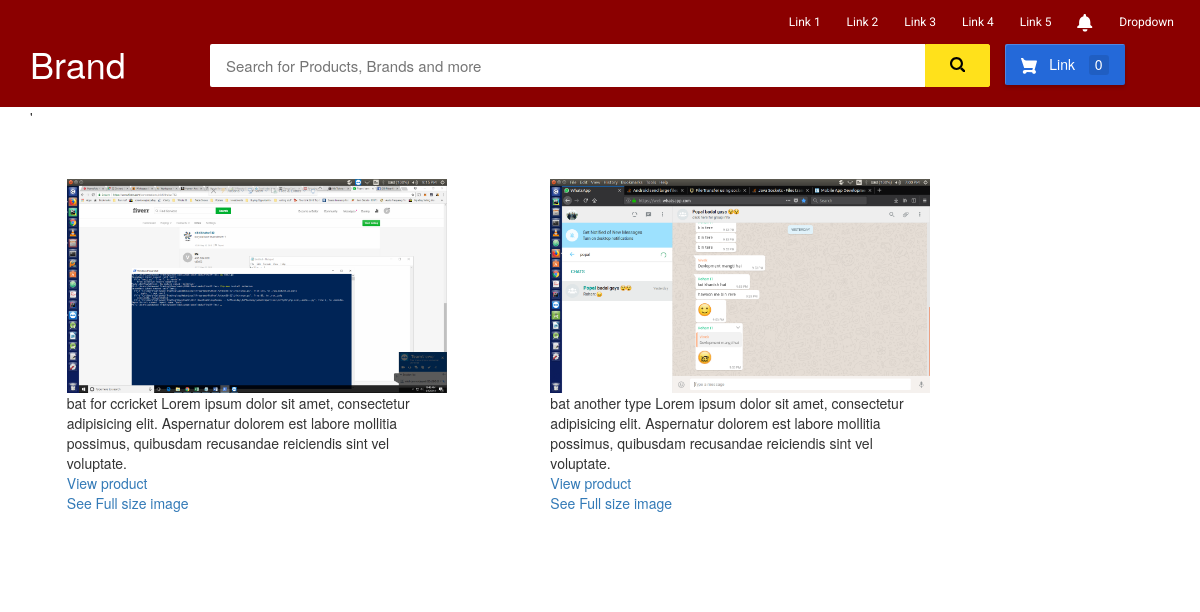
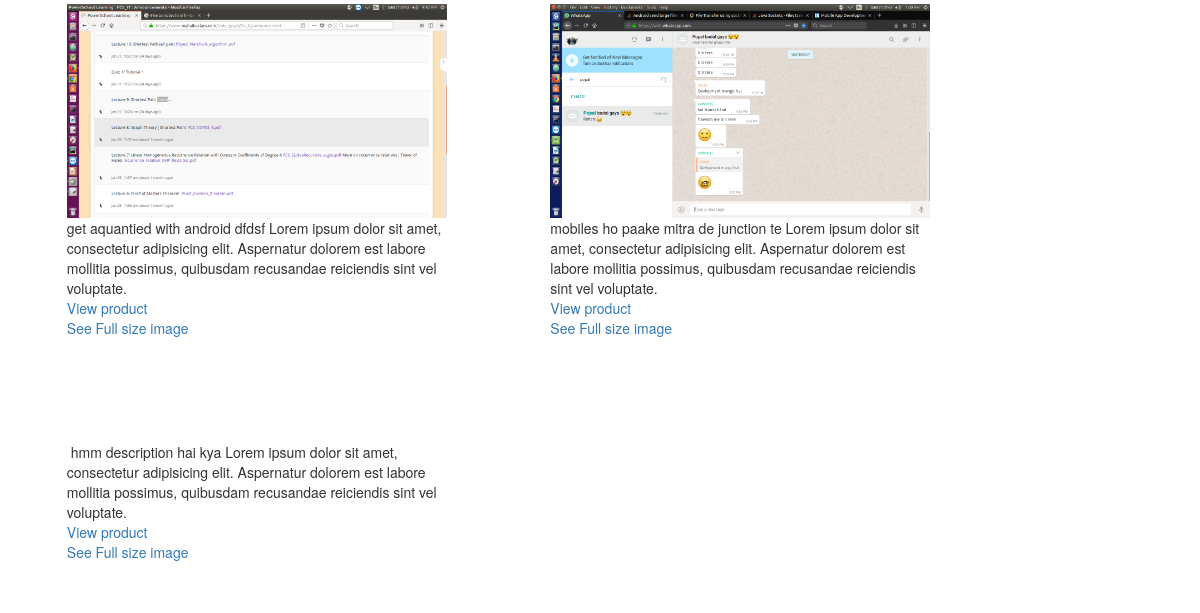
/products/, run on an earlier commit of the app's database (2 pictures, top to bottom).
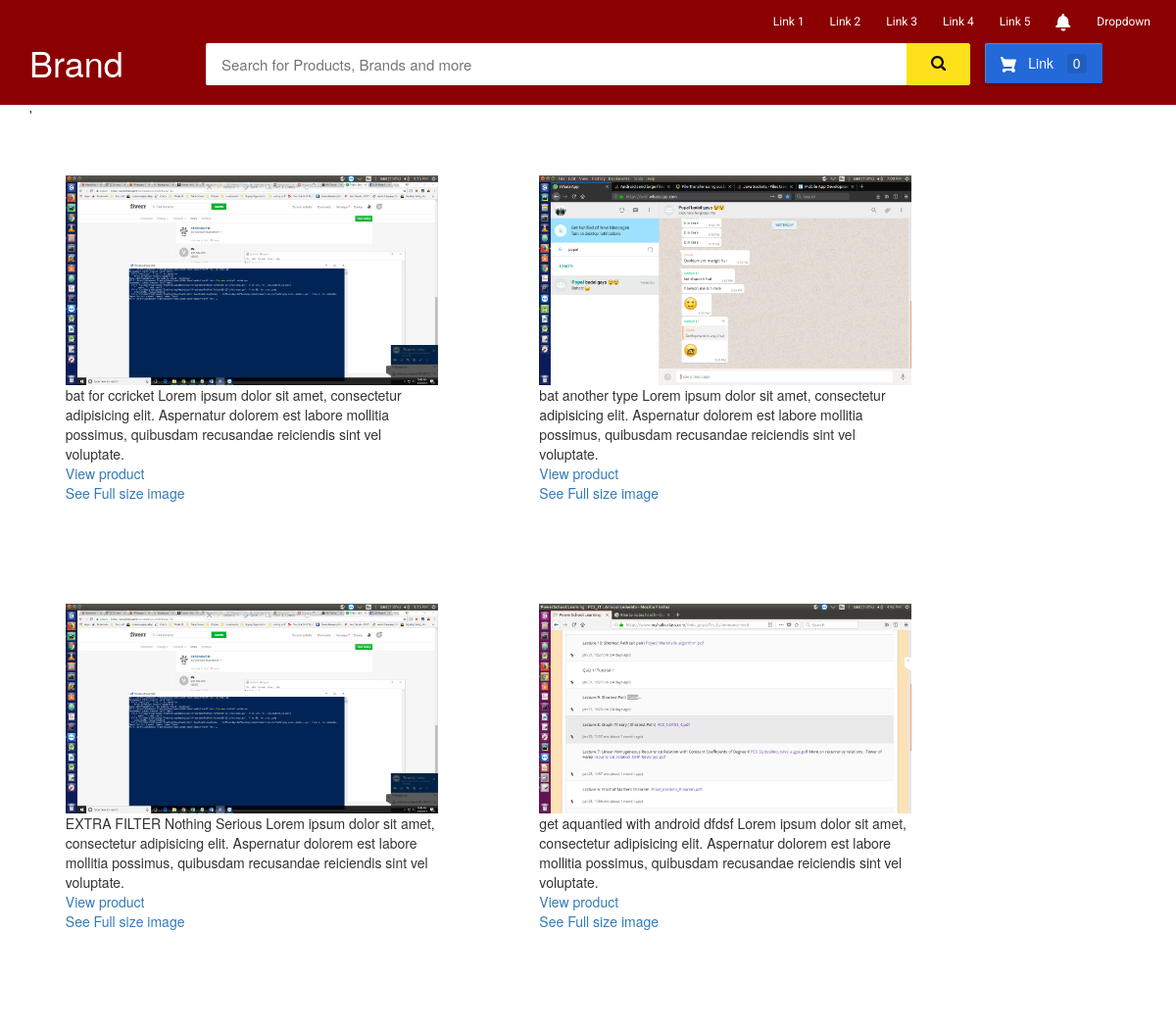
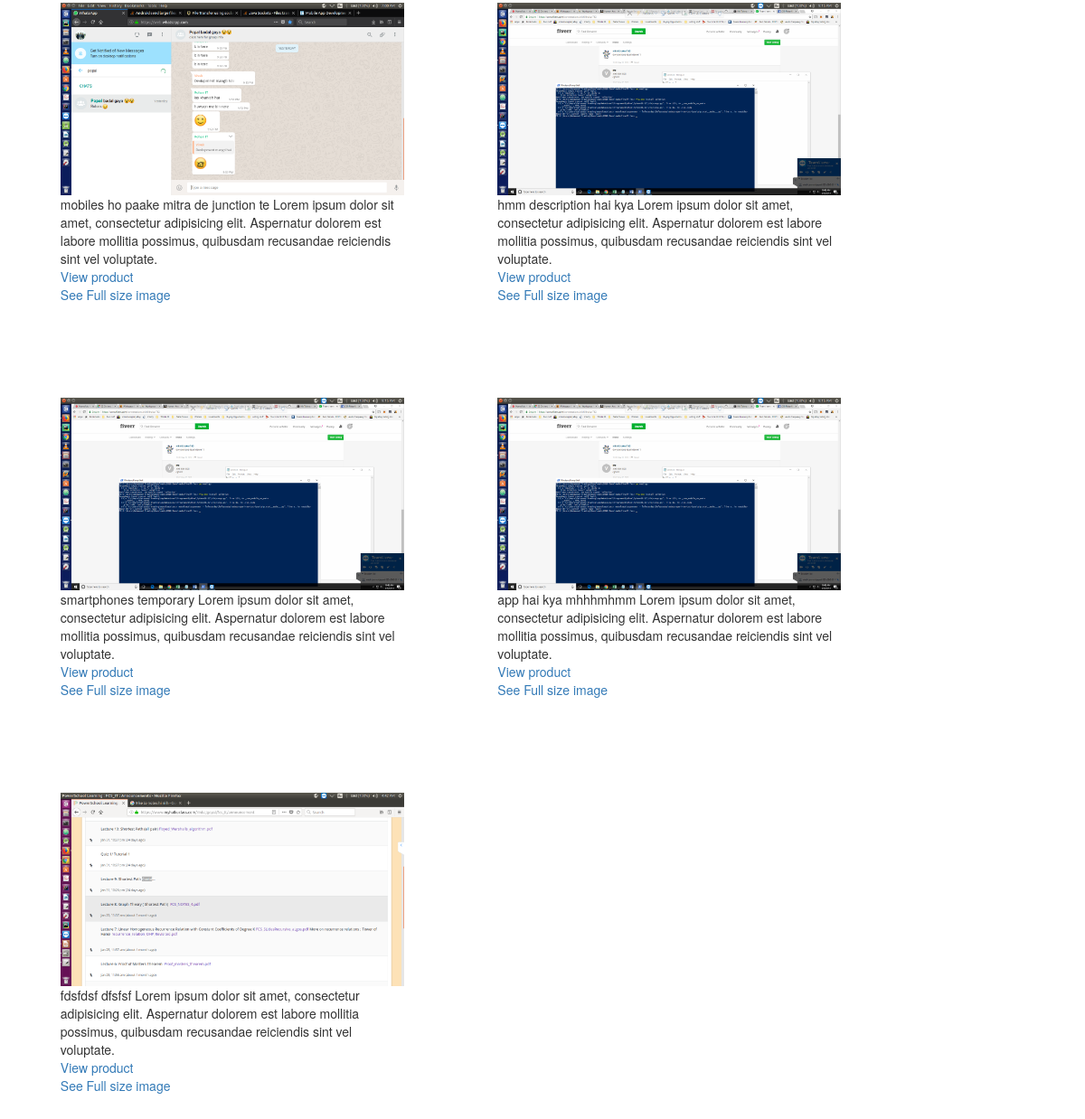
And on a later commit of the database (2 pictures, top to bottom).
### products/models.py (models this page shows)
class Product(models.Model):
    id=models.IntegerField(primary_key=True)
    slug=models.SlugField(blank=True,unique=True)
    title=models.CharField(max_length=120)
    description=models.TextField()
    price=models.DecimalField(max_digits=20,decimal_places=2)
    image=models.ImageField(upload_to=product_directory_path,blank=True,null=True,default="products/hmm.png")
    active=models.BooleanField(default=True)
    featured=models.BooleanField(default=False)
    tags = models.ManyToManyField(Tag, related_name="tagged")
    objects=ProductManager()
    def get_image_url(self):
        print("getting url")
        if self.image:
            return self.image.url
        else:
            return ""
    def __str__(self):
        return self.title

### products/views.py (the view)
class ProductListView(ListView):
    template_name = "products/product_list.html"
    queryset = Product.objects.all()
    context_object_name = "products_list"

### products/templates/products/product_list.html (shortened to what this page needs)
{% extends "base1.html" %}
{% block body %}
<div class="container">'
    <div class="row">
        {% for currproduct in products_list %}
        <div class="column col-lg-4 col-sm-12" style="margin: 4%">
            <img src="{{ currproduct.get_image_url }}" style="width: 100%" >
            {{ currproduct }}
            {{ currproduct.description }}
            Lorem ipsum dolor sit amet, consectetur adipisicing elit. Aspernatur dolorem est labore mollitia possimus, quibusdam recusandae reiciendis sint vel voluptate.
            <br/>
            <a href="{% url 'product:detail' currproduct.slug %}">View product</a>
            <br/>
            <a href="{{ currproduct.get_image_url }}">See Full size image</a>
        </div>
        {% endfor %}
    </div>
</div>
{% endblock %}

### templates/base1.html (shortened to what this page needs)
<!DOCTYPE html>
<html>
<head>
    <link rel="stylesheet" href="https://jqueryui.com/resources/demos/style.css">
    <link href="//netdna.bootstrapcdn.com/bootstrap/3.0.0/css/bootstrap.min.css" rel="stylesheet" id="bootstrap-css">
    <link rel="stylesheet" href="//code.jquery.com/ui/1.12.1/themes/base/jquery-ui.css">
</head>
<body>
<div class="downloadedNav">
    <div id="flipkart-navbar">
        <div class="container">
            <div class="row row1">
                <ul class="largenav pull-right">
                    <li class="upper-links"><a class="links" href="http://clashhacks.in/">Link 1</a></li>
                    <li class="upper-links"><a class="links" href="https://campusbox.org/">Link 2</a></li>
                    <li class="upper-links"><a class="links" href="http://clashhacks.in/">Link 3</a></li>
                    <li class="upper-links"><a class="links" href="http://clashhacks.in/">Link 4</a></li>
                    <li class="upper-links"><a class="links" href="http://clashhacks.in/">Link 5</a></li>
                    <li class="upper-links">
                        <a class="links" href="http://clashhacks.in/">
                        </a>
                    </li>
                    <li class="upper-links dropdown"><a class="links" href="http://clashhacks.in/">Dropdown</a>
                    </li>
                </ul>
            </div>
            <div class="row row2">
                <div class="col-sm-2">
                    <h1 style="margin:0px;"><span class="largenav">Brand</span></h1>
                </div>
                <div class="flipkart-navbar-search smallsearch col-sm-8 col-xs-11">
                    <div class="row">
                        <form method="get" action="{% url 'product:search' %}">
                            <input class="flipkart-navbar-input col-xs-11" id="searchBox" name="searchQuery" type="" placeholder="Search for Products, Brands and more" name="">
                            <button class="flipkart-navbar-button col-xs-1">
                            </button>
                        </form>
                    </div>
                </div>
                <div class="cart largenav col-sm-2">
                    <a class="cart-button">
                         Link
                        <span class="item-number ">0</span>
                    </a>
                </div>
            </div>
        </div>
    </div>
</div>
{% block body %}{% endblock %}
</body>
</html>

### templates/base1.html (style rules this page uses)
#flipkart-navbar { background-color: darkred; color: #FFFFFF; }
.row1 { padding-top: 10px; }
.row2 { padding-bottom: 20px; }
.flipkart-navbar-input { padding: 11px 16px; border-radius: 2px 0 0 2px; border: 0 none; outline: 0 none; font-size: 15px; }
.flipkart-navbar-button { background-color: #ffe11b; border: 1px solid #ffe11b; border-radius: 0 2px 2px 0; color: #565656; padding: 10px 0; height: 43px; cursor: pointer; }
.cart-button { background-color: #2469d9; box-shadow: 0 2px 4px 0 rgba(0, 0, 0, .23), inset 1px 1px 0 0 hsla(0, 0%, 100%, .2); padding: 10px 0; text-align: center; height: 41px; border-radius: 2px; font-weight: 500; width: 120px; display: inline-block; color: #FFFFFF; text-decoration: none; color: inherit; border: none; outline: none; }
.cart-svg { display: inline-block; width: 16px; height: 16px; vertical-align: middle; margin-right: 8px; }
.item-number { border-radius: 3px; background-color: rgba(0, 0, 0, .1); height: 20px; padding: 3px 6px; font-weight: 500; display: inline-block; color: #fff; line-height: 12px; margin-left: 10px; }
.upper-links { display: inline-block; padding: 0 11px; line-height: 23px; font-family: 'Roboto', sans-serif; letter-spacing: 0; color: inherit; border: none; outline: none; font-size: 12px; }
.dropdown { position: relative; display: inline-block; margin-bottom: 0px; }
.links { color: #fff; text-decoration: none; }
.largenav { display: none; }
.smallsearch { margin-left: 15px; margin-top: 15px; }
@media screen and (min-width: 768px) { .largenav { display: block; } }
@media screen and (min-width: 768px) { .smallsearch { margin: 0px; } }

### products/templates/products/product_list.html (style rules this page uses)
.column { float: left; width: 33.33%; padding: 5px; }
.row::after { content: ""; clear: both; display: table; }

What changed in the data, as far as the page shows it:
added Product: get_image_url (picture), title "EXTRA FILTER", description "Nothing Serious"
changed Product "hmm": get_image_url: picture added
added Product: get_image_url (picture), title "smartphones", description "temporary"
added Product: get_image_url (picture), title "app hai kya", description "mhhhmhmm"
added Product: get_image_url (picture), title "fdsfdsf", description "dfsfsf"
